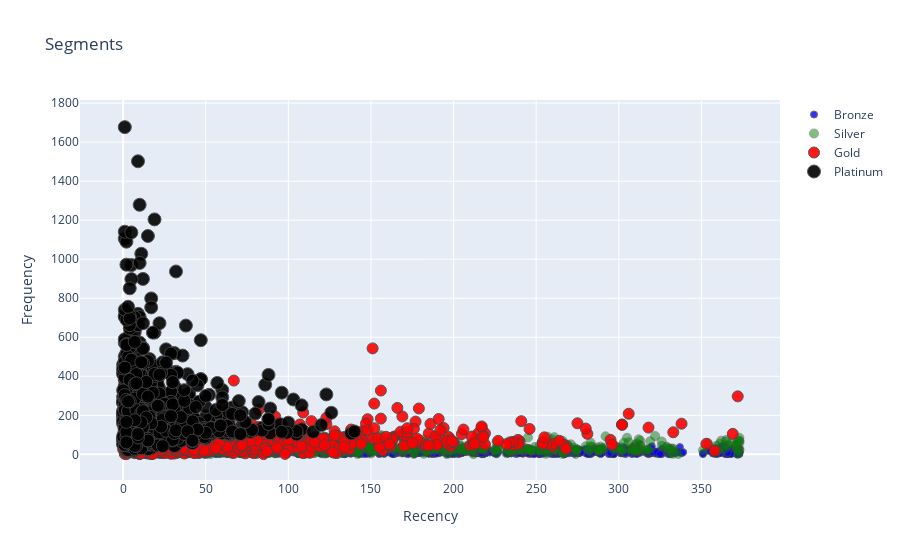

This figure's notebook cell:
### Code cell
plot_data = [
    gobj.Scatter(
        x=graph.query("Customer_Tier == 'Bronze'")['Recency'],
        y=graph.query("Customer_Tier == 'Bronze'")['Frequency'],
        mode='markers',
        name='Bronze',
        marker= dict(size= 7,
            line= dict(width=1),
            color= 'blue',
            opacity= 0.8
           )
    ),
        gobj.Scatter(
        x=graph.query("Customer_Tier == 'Silver'")['Recency'],
        y=graph.query("Customer_Tier == 'Silver'")['Frequency'],
        mode='markers',
        name='Silver',
        marker= dict(size= 9,
            line= dict(width=1),
            color= 'green',
            opacity= 0.5
           )
    ),
        gobj.Scatter(
        x=graph.query("Customer_Tier == 'Gold'")['Recency'],
        y=graph.query("Customer_Tier == 'Gold'")['Frequency'],
        mode='markers',
        name='Gold',
        marker= dict(size= 11,
            line= dict(width=1),
            color= 'red',
            opacity= 0.9
           )
    ),
    gobj.Scatter(
        x=graph.query("Customer_Tier == 'Platinum'")['Recency'],
        y=graph.query("Customer_Tier == 'Platinum'")['Frequency'],
        mode='markers',
        name='Platinum',
        marker= dict(size= 13,
            line= dict(width=1),
            color= 'black',
            opacity= 0.9
           )
    ),
]

plot_layout = gobj.Layout(
        yaxis= {'title': "Frequency"},
        xaxis= {'title': "Recency"},
        title='Segments'
    )
fig = gobj.Figure(data=plot_data, layout=plot_layout)
po.iplot(fig)

### Figure 1 — Plotly figure (JSON) as saved in the notebook; plotly's stock layout.template omitted (floating-point values rounded to 4 significant figures; data arrays with more than 128 entries replaced by an {"elided": "..."} marker saying what was removed)
{"data": [{"marker": {"color": "blue", "line": {"width": 1}, "opacity": 0.8, "size": 7}, "mode": "markers", "name": "Bronze", "type": "scatter", "x": {"elided": "705 int values"}, "y": {"elided": "705 int values"}}, {"marker": {"color": "green", "line": {"width": 1}, "opacity": 0.5, "size": 9}, "mode": "markers", "name": "Silver", "type": "scatter", "x": {"elided": "894 int values"}, "y": {"elided": "894 int values"}}, {"marker": {"color": "red", "line": {"width": 1}, "opacity": 0.9, "size": 11}, "mode": "markers", "name": "Gold", "type": "scatter", "x": {"elided": "1180 int values"}, "y": {"elided": "1180 int values"}}, {"marker": {"color": "black", "line": {"width": 1}, "opacity": 0.9, "size": 13}, "mode": "markers", "name": "Platinum", "type": "scatter", "x": {"elided": "1123 int values"}, "y": {"elided": "1123 int values"}}], "layout": {"title": {"text": "Segments"}, "xaxis": {"title": {"text": "Recency"}}, "yaxis": {"title": {"text": "Frequency"}}}}
